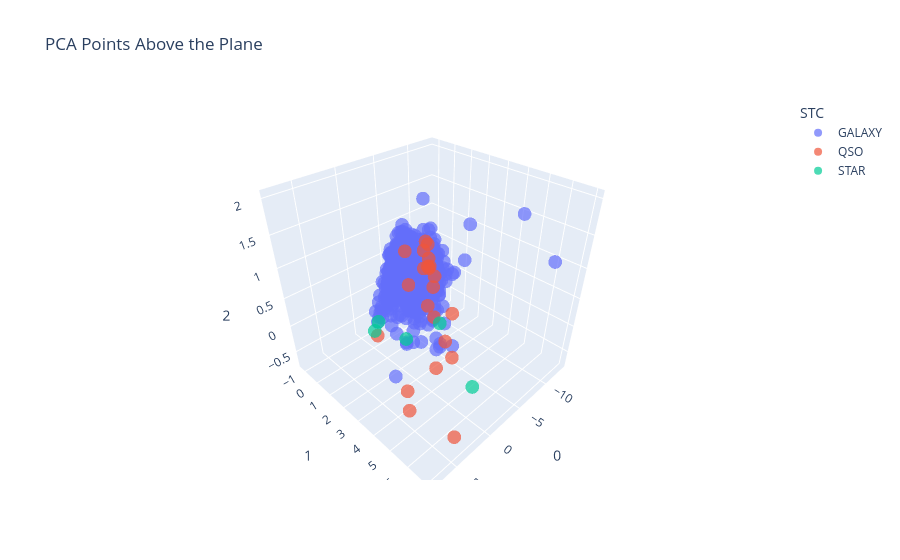
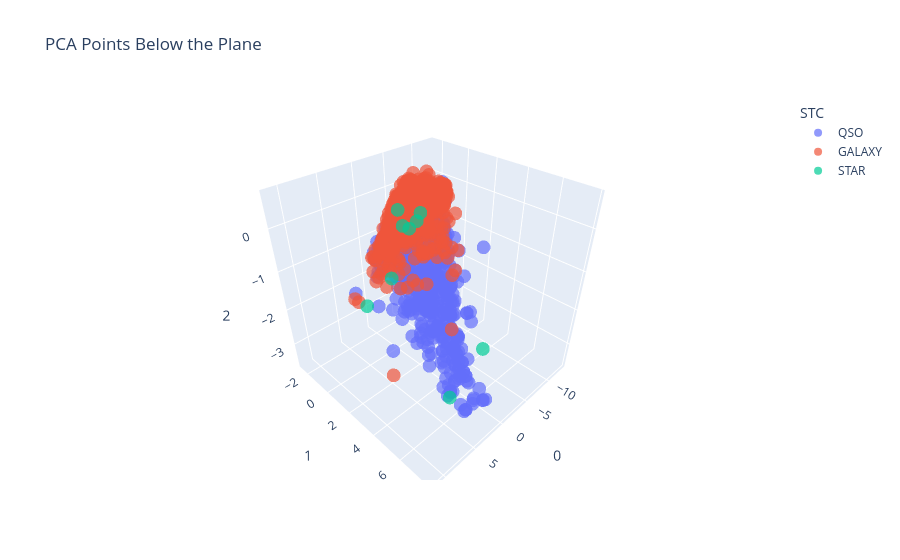

The notebook cell saved with these charts, in order:
### Code cell
import plotly.express as px
import pandas as pd
import numpy as np
import plotly.graph_objects as go

# Extract PCA components
X_pts = pca_df[0].values
Y_pts = pca_df[1].values
Z_pts = pca_df[2].values

# Rotation angles
#theta_x = np.pi / 5.142  # 45 degrees
#theta_z = np.pi / 9  # 10 degrees

# Original normal vector (before rotation)
normal = np.array([0, 0, 1])  # Plane was originally Z = 0

# Step 1: Rotate normal vector about X-axis
rotation_x = np.array([
    [1, 0, 0],
    [0, np.cos(theta_x), -np.sin(theta_x)],
    [0, np.sin(theta_x), np.cos(theta_x)]
])
normal_x_rotated = np.dot(rotation_x, normal)

# Step 2: Rotate normal vector about Z-axis
rotation_z = np.array([
    [np.cos(theta_z), -np.sin(theta_z), 0],
    [np.sin(theta_z), np.cos(theta_z), 0],
    [0, 0, 1]
])
normal_rotated = np.dot(rotation_z, normal_x_rotated)

# Extract the components of the final normal vector
N_x, N_y, N_z = normal_rotated

# Define a point on the plane (origin since the plane passes through (0,0,0))
d = 1  # Plane passes through the origin in PCA space

# Compute signed distance for each point
signed_distance = N_x * X_pts + N_y * Y_pts + N_z * Z_pts - d

# Mask for above/below the plane
above_plane_mask = signed_distance > 0
below_plane_mask = ~above_plane_mask

# Create two separate DataFrames
above_plane_df = pca_df[above_plane_mask]
below_plane_df = pca_df[below_plane_mask]

# Create 3D scatter plot for points above the plane
fig_above = px.scatter_3d(
    above_plane_df, 
    x=0, 
    y=1, 
    z=2, 
    color="STC",
    opacity=0.7,
    title="PCA Points Above the Plane",
    labels={0: "PCA 1", 1: "PCA 2", 2: "PCA 3"}
)

# Create 3D scatter plot for points below the plane
fig_below = px.scatter_3d(
    below_plane_df, 
    x=0, 
    y=1, 
    z=2, 
    color="STC",
    opacity=0.7,
    title="PCA Points Below the Plane",
    labels={0: "PCA 1", 1: "PCA 2", 2: "PCA 3"}
)

# Show the two figures separately
fig_above.show()
fig_below.show()

### Figure 1 — Plotly figure (JSON) as saved in the notebook; plotly's stock layout.template omitted (floating-point values rounded to 4 significant figures; data arrays with more than 128 entries replaced by an {"elided": "..."} marker saying what was removed)
{"data": [{"hovertemplate": "STC=GALAXY<br>0=%{x}<br>1=%{y}<br>2=%{z}<extra></extra>", "legendgroup": "GALAXY", "marker": {"color": "#636efa", "opacity": 0.7, "symbol": "circle"}, "mode": "markers", "name": "GALAXY", "scene": "scene", "showlegend": true, "type": "scatter3d", "x": {"elided": "1499 float values"}, "y": {"elided": "1499 float values"}, "z": {"elided": "1499 float values"}}, {"hovertemplate": "STC=QSO<br>0=%{x}<br>1=%{y}<br>2=%{z}<extra></extra>", "legendgroup": "QSO", "marker": {"color": "#EF553B", "opacity": 0.7, "symbol": "circle"}, "mode": "markers", "name": "QSO", "scene": "scene", "showlegend": true, "type": "scatter3d", "x": [-10.82, 6.6, -10.83, -11.24, -6.111, -11.55, -5.702, -1.987, -6.477, -12.36, 7.104, -9.39, -5.142, 3.046, -11.8, -2.09, 6.958, -0.2396, -8.081, -4.374, -10.0, -7.2], "y": [-0.5376, 3.942, -0.494, -0.8729, 2.904, -0.8407, 1.486, 1.822, 1.539, -1.009, 5.688, -0.2652, 2.119, 6.434, -0.8574, 3.968, 5.561, 4.155, 1.005, 3.583, -0.5166, -0.6747], "z": [0.4916, 0.7942, 0.2206, 0.4766, -0.003696, -0.03764, -0.08105, 0.6114, 0.238, -0.1072, 0.03198, 0.4831, -0.1468, -0.7259, -0.09206, -0.008875, 0.3157, -0.3137, 0.2575, -0.606, 0.06233, 0.5318]}, {"hovertemplate": "STC=STAR<br>0=%{x}<br>1=%{y}<br>2=%{z}<extra></extra>", "legendgroup": "STAR", "marker": {"color": "#00cc96", "opacity": 0.7, "symbol": "circle"}, "mode": "markers", "name": "STAR", "scene": "scene", "showlegend": true, "type": "scatter3d", "x": [1.778, 5.8, 4.122, 6.938, 3.344], "y": [6.754, 3.359, 4.316, 4.235, 5.685], "z": [0.1725, 0.6847, 0.6171, 1.083, 1.069]}], "layout": {"legend": {"title": {"text": "STC"}, "tracegroupgap": 0}, "scene": {"domain": {"x": [0, 1], "y": [0, 1]}, "xaxis": {"title": {"text": "0"}}, "yaxis": {"title": {"text": "1"}}, "zaxis": {"title": {"text": "2"}}}, "title": {"text": "PCA Points Above the Plane"}}}

### Figure 2 — Plotly figure (JSON) as saved in the notebook; plotly's stock layout.template omitted (floating-point values rounded to 4 significant figures; data arrays with more than 128 entries replaced by an {"elided": "..."} marker saying what was removed)
{"data": [{"hovertemplate": "STC=QSO<br>0=%{x}<br>1=%{y}<br>2=%{z}<extra></extra>", "legendgroup": "QSO", "marker": {"color": "#636efa", "opacity": 0.7, "symbol": "circle"}, "mode": "markers", "name": "QSO", "scene": "scene", "showlegend": true, "type": "scatter3d", "x": {"elided": "885 float values"}, "y": {"elided": "885 float values"}, "z": {"elided": "885 float values"}}, {"hovertemplate": "STC=GALAXY<br>0=%{x}<br>1=%{y}<br>2=%{z}<extra></extra>", "legendgroup": "GALAXY", "marker": {"color": "#EF553B", "opacity": 0.7, "symbol": "circle"}, "mode": "markers", "name": "GALAXY", "scene": "scene", "showlegend": true, "type": "scatter3d", "x": {"elided": "825 float values"}, "y": {"elided": "825 float values"}, "z": {"elided": "825 float values"}}, {"hovertemplate": "STC=STAR<br>0=%{x}<br>1=%{y}<br>2=%{z}<extra></extra>", "legendgroup": "STAR", "marker": {"color": "#00cc96", "opacity": 0.7, "symbol": "circle"}, "mode": "markers", "name": "STAR", "scene": "scene", "showlegend": true, "type": "scatter3d", "x": [5.193, 8.889, 9.246, 3.07, 2.018, 4.077, -2.518, 2.802, -0.4011], "y": [0.3926, 7.812, 4.691, 2.887, 7.117, 2.947, 0.8369, 2.027, 2.068], "z": [-1.81, -1.763, 0.07898, 0.3036, -1.621, 0.4333, -0.1911, 0.5407, 0.2975]}], "layout": {"legend": {"title": {"text": "STC"}, "tracegroupgap": 0}, "scene": {"domain": {"x": [0, 1], "y": [0, 1]}, "xaxis": {"title": {"text": "0"}}, "yaxis": {"title": {"text": "1"}}, "zaxis": {"title": {"text": "2"}}}, "title": {"text": "PCA Points Below the Plane"}}}
